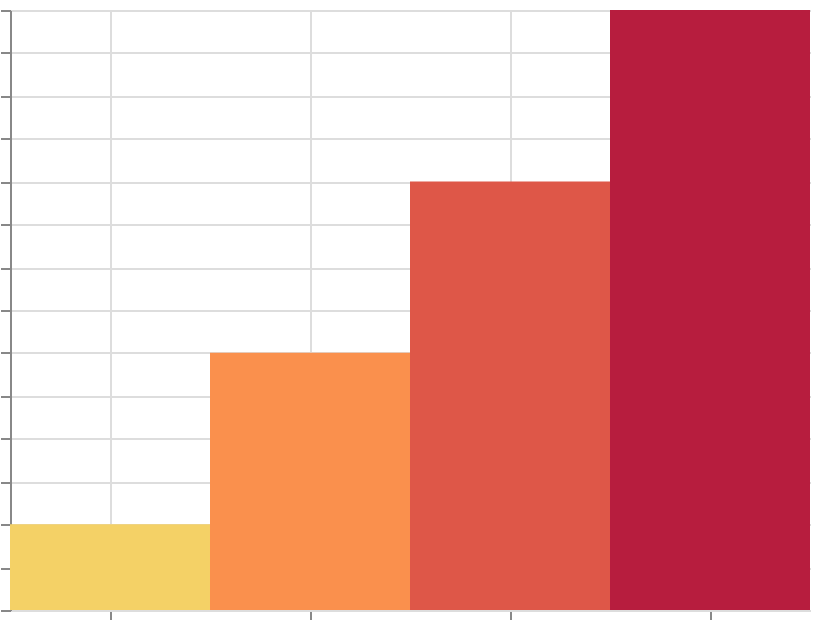

Write a Vega-Lite specification for this figure.
### Vega specification from a JSON file in a GitHub repository (floating-point values rounded to 4 significant figures)
{"$schema": "https://vega.github.io/schema/vega/v6.json", "width": 400, "height": 300, "padding": 5, "autosize": "none", "data": [{"name": "table", "values": [{"cat": "A", "val": 10}, {"cat": "B", "val": 30}, {"cat": "C", "val": 50}, {"cat": "D", "val": 70}]}], "scales": [{"name": "x", "type": "band", "domain": {"data": "table", "field": "cat", "sort": true}, "range": "width"}, {"name": "y", "type": "linear", "domain": {"data": "table", "field": "val"}, "range": [{"signal": "height"}, 0], "zero": true, "nice": true}, {"name": "color", "type": "linear", "domain": {"data": "table", "field": "val"}, "range": {"scheme": "goldred"}}], "marks": [{"type": "rect", "from": {"data": "table"}, "encode": {"update": {"x": {"scale": "x", "field": "cat"}, "width": {"scale": "x", "band": 1}, "y": {"scale": "y", "field": "val"}, "y2": {"scale": "y", "value": 0}, "fill": {"scale": "color", "field": "val"}}}}], "axes": [{"scale": "x", "orient": "bottom", "grid": true, "labels": false}, {"scale": "y", "orient": "left", "grid": true, "labels": false}], "legends": [{"fill": "color"}]}
